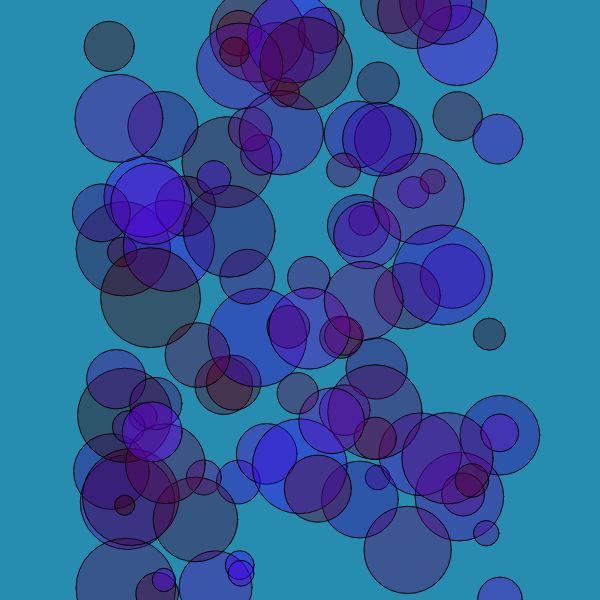
Frame 1 (no input)
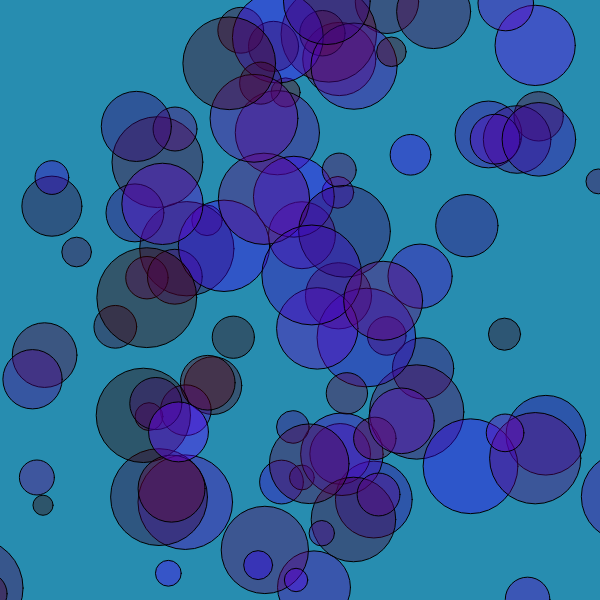
Frame 60 (no input)
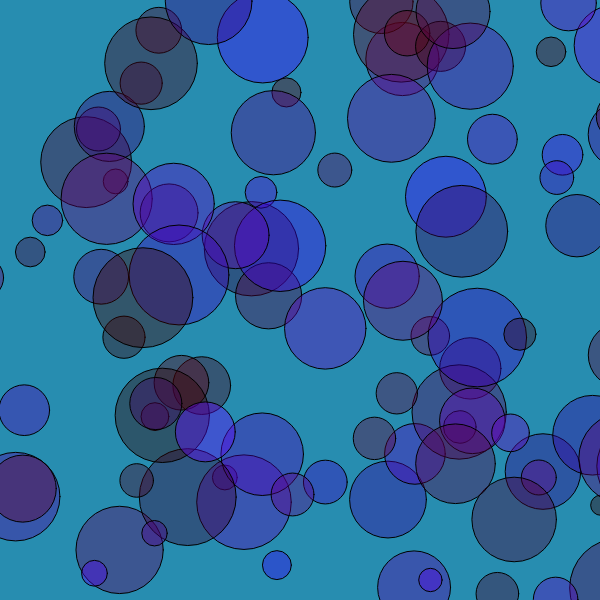
Frame 120 (the mouse pressed at the canvas centre since frame 60)

The p5.js sketch that drew these frames (run headless with seeded random() and noise() and a simulated clock; from frame 60 on, the mouse is pressed at the canvas centre):

// p5.js sketch
// ── sketch.js
let pelotitas = []; //creamos un array que albergará a los objetos de la clase Pelota

function setup() {
  createCanvas(600, 600);

  //rellenamos el array con objetos dela clase Pelotas
  for (let i = 0; i < 100; i++) {
    
    let numeroRandom = random(-1,1); //aca generamos un random, que da resultados ENTRE -1 y 1, con decimales incluidos
    let numeroFinal = (numeroRandom<0)? -1:1; //esta es una condicional, si es menor a 0, que sea -1, y si es mayor que 0, que sea 1
    
    let col = color(random(50, 100), 0, random(255), 100); //definimos una variable de color concierto random
    pelotitas[i] = new Pelota(
      random(100, width - 100),
      random(height),
      random(20, 100),
      col,
      random(3),
      numeroFinal //usamos el resultado -1 o 1, lo que da la dirección
    );
  }
}

function draw() {
  background(color('#278DB0'));
  //llamamos a cada uno de los objetos guardados en el array, e invocamos sus métodos
  for (let i = 0; i < pelotitas.length; i++) {
    pelotitas[i].dibuja();
    pelotitas[i].avanza();
    pelotitas[i].reaparece(); //usar este para que reaparezcan al salir del canvas
    // pelotitas[i].rebota(); //usar este para que reboten en las orillas
  }
}

function mouseClicked() {
  for (let i = 0; i < pelotitas.length; i++) {
    if (dist(mouseX, mouseY, pelotitas[i].x, pelotitas[i].y) < pelotitas[i].t / 2) {
      pelotitas[i].sel = !pelotitas[i].sel; // esto hace que pasemos de verdadero a falso, y de falso a verdadero
    }
  }
}

// function mouseDragged() {
//   for (let i = 0; i < pelotitas.length; i++) {
//     if (dist(mouseX, mouseY, pelotitas[i].x, pelotitas[i].y) < pelotitas[i].t / 2 && mouseIsPressed) {
//       pelotitas[i].sel = true;
//     }
//   }
// }

function keyPressed() {
  if (key == "c") {
    for (let i = 0; i < pelotitas.length; i++) {
      // pelotitas[i].sel = false;
      pelotitas[i].c = color(255, 0, 0);
    }
  }
}

class Pelota {
  constructor(x, y, t, c, v, d) {
    this.x = x;
    this.y = y;
    this.t = t;
    this.c = c;
    this.v = v;
    this.d = d;
    this.sel = false;
    this.colIni = c; //hacemos una copia del color inicial, para cuando cambie podamos volver a él. 
  }

  dibuja() {
    //usamos la booleana de "sel" para determinar el color
    if (this.sel == true) {
      this.c = color(255, 255, 0);
    }else{
      this.c = this.colIni;
    }
    fill(this.c);
    circle(this.x, this.y, this.t);
  }

  avanza() {
    //aca usamos la tecnica de separar la velocidad de la dirección
    //en cada cuadro, le sumamos a x la velocidad multiplicado por la dirección
    this.x += this.v * this.d; //this.x = this.x + this.v
  }

  reaparece() {
    //si sale de los bordes, corregimos la posición
    //chequeo lado derecho
    if (this.x > width + this.t) {
      this.x = -this.t;
    }

    //chequeo lado izquierdo
    if (this.x < -this.t) {
      this.x = width + this.t;
    }
  }

  rebota() {
    //aca hacemos que rebote. Si choca con la orilla invertimos la dirección
    if (this.x > width - this.t / 2) {
      this.d *= -1;
    }

    if (this.x < this.t / 2) {
      this.d *= -1;
    }
  }
}
